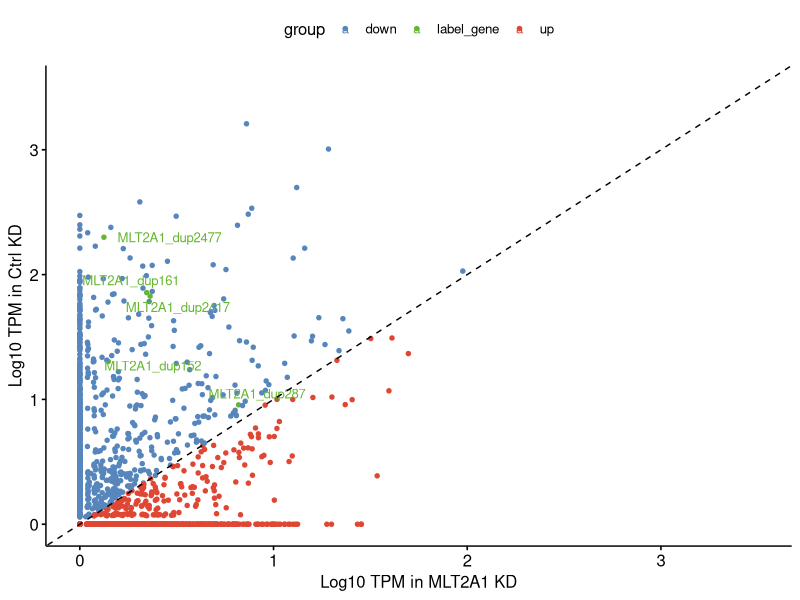

R code for this plot:
library(ggpubr)
df=read.csv("./MLT2A1_OE_ASO_dotplot.csv",header=T,check.names=F)
df$label=""
df$group="up"
label_gene <- c("MLT2A1_dup2477","MLT2A1_dup161","MLT2A1_dup287","MLT2A1_dup152","MLT2A1_dup2417")
df$label[match(label_gene,df$TE)] = label_gene
df$group[which(df$DUX4_ASO< df$DUX4_NC)]="down"
df$group[match(label_gene,df$TE)] = "label_gene"

p=ggscatter(df,x="DUX4_ASO",y="DUX4_NC",color="group",label=df$label,size=1.2,font.label = 10,repel = T,palette=c("#5786BD","#64B72F","#DF4633"),xlab = "Log10 TPM in MLT2A1 KD",ylab = "Log10 TPM in Ctrl KD")+
  geom_abline(slope =1,intercept = 0,lty="dashed")+xlim(0,3.5)+ylim(0,3.5)
pdf(file="./MLT2A1_OE_ASO_dotplot.pdf",width = 10,height = 10)
print(p)
dev.off()